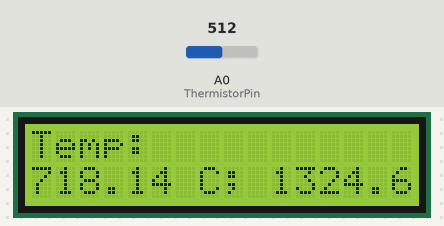
Bench run of a sketch on a simulated Arduino Uno, built with avr-gcc and run on an emulated ATmega328P. Shown: 16×2 character LCD. Inputs (shaded band) come from the test bench; at power-on: A0 (ThermistorPin) = 512.

Above: at 1.2 s.
1.3 s: A0 (ThermistorPin) set to 716
At 1.9 s:
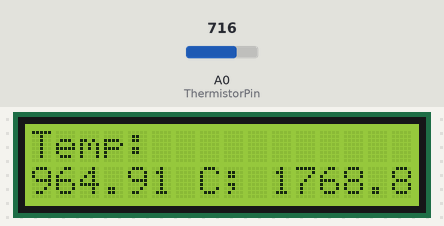
3.0 s: A0 (ThermistorPin) set to 753
At 3.6 s:
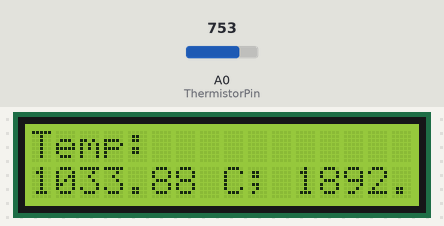
4.5 s: A0 (ThermistorPin) set to 511
At 5.3 s:
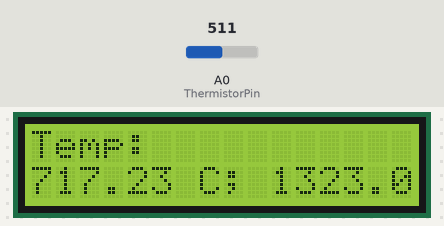
Timing chart, 0 to 7.5 s (numbered marks = the images above; inputs shaded):
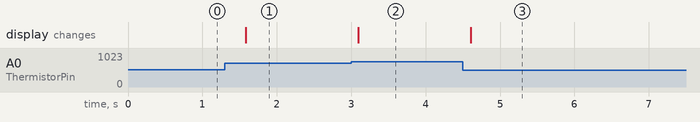

Measured:
- the behaviour switches between 735 and 736 on A0 (ThermistorPin) (found by bisection; images 1 and 2)
- after the input at 1.3 s, the display: changes after 0.28 s (image 1)
- after the input at 3.0 s, the display: changes after 0.10 s (image 2)
- after the input at 4.5 s, the display: changes after 0.11 s (image 3)

The sketch:

Thermistor_2.ino
```cpp
#include <LiquidCrystal.h>
LiquidCrystal lcd(12, 11, 5, 4, 3, 2);
int ThermistorPin = A0;
int Vo;
float logR2, R2, T, Tc, Tf;
float A = 1.009249522e-03, B = 2.378405444e-04, C = 2.019202697e-07;
void setup() {
  // set up the LCD's number of columns and rows:
  lcd.begin(16, 2);
}
void loop() {
  Vo = analogRead(ThermistorPin);
  R2 = (1023.0 / (float)Vo - 1.0);
  logR2 = log(R2);
  T = (1.0 / (A + B*logR2 + C*logR2*logR2*logR2));
  Tc = T - 273.15;
  Tf = (Tc * 9.0)/ 5.0 + 32.0;

  lcd.print("Temp: ");
  lcd.setCursor(0,1);
  lcd.print(Tc);
  lcd.print(" C; ");
  lcd.print(Tf);
  lcd.print(" F");
  delay(500);
}
```
